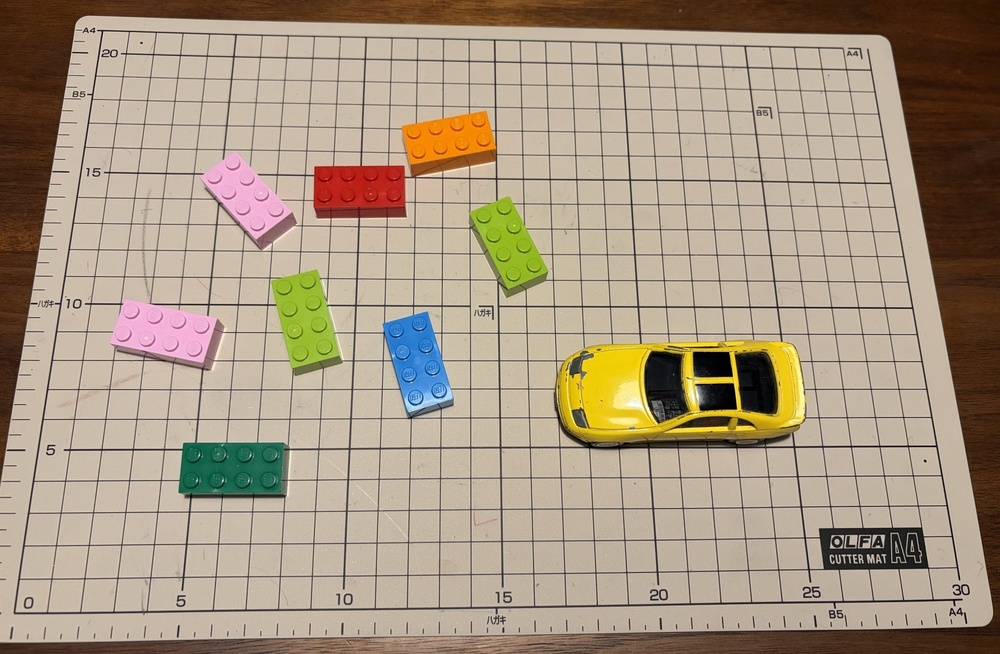
#> input picture doc/figures/photo_objects.jpg, 1000 x 654 px, shrunk from 1880 x 1230 before the run
$ python make_report_figures.py
#> lines starting #> are read from the running program, lines starting #| are printed output that depends on the picture
"""最終課題のレポート（doc/report.md）の図を作る（2026-10-29）。

    uv run python scripts/make_report_figures.py [図 4 の元の画像のフォルダ]     # → doc/figures/*.png

図は doc/figures/ に生成済み。図 4 の元の画像（2D・Gazebo・実機の動画のこま）は同梱しないので、このリポジトリだけでは図 4 以外を作り直せる。

成功率などの数字は図にせず、doc/report.md の表に書く（2026-10-29。数字は表のほうが読みやすいため）。色は MacBook = 青、3090 の PC = オレンジ、
ロボットとカメラ = 水色（どの図でも同じ物に同じ色）。文字は色を付けず黒・灰で書く。
"""
from pathlib import Path

import matplotlib

matplotlib.use("Agg")
import matplotlib.pyplot as plt
from matplotlib.patches import FancyArrowPatch, FancyBboxPatch

ROOT = Path(__file__).resolve().parents[1]
OUT = ROOT / "doc" / "figures"

plt.rcParams["font.family"] = "Hiragino Sans"
SURFACE, INK, INK2, GRID = "#fcfcfb", "#0b0b0b", "#52514e", "#e4e3df"
BLUE, ORANGE, AQUA = "#2a78d6", "#eb6834", "#1baf7a"     # MacBook / 3090 / ロボットとカメラ
TINT = {BLUE: "#e8f1fc", ORANGE: "#fdeee7", AQUA: "#e5f6ef", INK2: "#f2f1ee"}
DPI = 200


def canvas(w, h):
    fig, ax = plt.subplots(figsize=(w, h))
    fig.patch.set_facecolor(SURFACE)
    ax.set_facecolor(SURFACE)
    ax.set_xlim(0, w)
    ax.set_ylim(0, h)
    ax.axis("off")
    return fig, ax


def box(ax, x, y, w, h, title, lines=(), color=INK2, title_size=11, size=9):
    """色の枠と見出しの帯の箱。文字は黒。(x, y) は左下。"""
    ax.add_patch(FancyBboxPatch((x, y), w, h, boxstyle="round,pad=0.02,rounding_size=0.08",
                                fc=TINT[color], ec=color, lw=1.6))
    ax.text(x + 0.12, y + h - 0.12, title, ha="left", va="top", fontsize=title_size, color=INK, weight="bold")
    for i, s in enumerate(lines):
        ax.text(x + 0.12, y + h - 0.45 - i * 0.27, s, ha="left", va="top", fontsize=size, color=INK)


def arrow(ax, p, q, label=None, off=(0, 0.12), rad=0.0, ha="center", size=8.5, color=INK2):
    ax.add_patch(FancyArrowPatch(p, q, arrowstyle="-|>", mutation_scale=12, lw=1.3, color=color,
                                 connectionstyle=f"arc3,rad={rad}", shrinkA=2, shrinkB=2))
    if label:
        mx, my = (p[0] + q[0]) / 2 + off[0], (p[1] + q[1]) / 2 + off[1]
        ax.text(mx, my, label, ha=ha, va="bottom", fontsize=size, color=INK2,
                bbox=dict(fc=SURFACE, ec="none", pad=0.6))


def legend_devices(ax, x, y):
    for i, (c, s) in enumerate([(BLUE, "MacBook（現場）"), (ORANGE, "RTX 3090 の PC"), (AQUA, "ロボット・カメラ")]):
        ax.add_patch(FancyBboxPatch((x + i * 2.3, y), 0.28, 0.2, boxstyle="round,pad=0.01", fc=TINT[c], ec=c, lw=1.4))
        ax.text(x + i * 2.3 + 0.38, y + 0.1, s, va="center", fontsize=9, color=INK)


def save(fig, name):
    OUT.mkdir(parents=True, exist_ok=True)
    fig.savefig(OUT / name, dpi=DPI, facecolor=SURFACE, bbox_inches="tight")
    plt.close(fig)
    print(OUT / name)


def fig_system():
    fig, ax = canvas(12, 6.6)
    ax.text(0.1, 6.45, "図 2  システム構成（機器とデータの流れ）", fontsize=13, weight="bold", color=INK, va="top")
    legend_devices(ax, 6.0, 6.25)
    box(ax, 0.1, 4.2, 2.4, 1.6, "子ども", ["声で指示する", "「みどりのレゴを", "  ひだりしたに」"], INK2)
    box(ax, 3.0, 3.2, 4.1, 2.6, "MacBook", ["ブラウザの画面: 録音・読み上げ・停止", "知覚: ArUco で姿勢、背景との差で物体、追跡",
                                         "方策（PPO）: 8 Hz で行動を選ぶ", "安全監視: 古い観測・通信切れで止める",
                                         "記録: 動画（印あり・なし）・録音・やりとり"], BLUE)
    box(ax, 8.6, 3.6, 3.3, 2.2, "RTX 3090 の PC", ["音声サーバー", "・Whisper large-v3: 声 → 文", "・Qwen3-VL-4B: 文 → 指示",
                                                "  画像 → 物の色・種類", "Gazebo（使うときだけ起動）"], ORANGE)
    box(ax, 3.2, 0.3, 2.6, 1.7, "USB カメラ（C920）", ["床を斜め上から", "1920×1080、10 fps"], AQUA)
    box(ax, 6.6, 0.3, 3.0, 1.7, "ロボット", ["Cutebot V3 + サーボの爪", "micro:bit V2", "指令の期限 0.5 s で自動停止"], AQUA)
    arrow(ax, (2.5, 5.0), (3.0, 5.0), "声", off=(0, 0.06))
    arrow(ax, (7.1, 5.45), (8.6, 5.45), "録音", off=(0, 0.04))
    arrow(ax, (8.6, 4.95), (7.1, 4.95), "指示", off=(0, 0.04))
    arrow(ax, (7.1, 4.35), (8.6, 4.35), "枠つきの画像", off=(0, 0.04))
    arrow(ax, (8.6, 3.85), (7.1, 3.85), "色・種類", off=(0, 0.04))
    arrow(ax, (4.5, 2.0), (4.5, 3.2), "画像", off=(-0.35, 0), ha="center")
    arrow(ax, (6.8, 3.2), (7.6, 2.0), "BLE で指令", off=(0.75, 0))
    arrow(ax, (6.6, 1.15), (5.8, 1.15), "写る", off=(0, 0.05))
    ax.text(0.1, 0.05, "同じ画面で、実機・2D シミュレーション・Gazebo を切り替えて、同じ声の指示で動かせる。", fontsize=9, color=INK2)
    save(fig, "fig2_system.png")
#> in save, `fig.savefig(OUT / name, dpi=DPI, facecolor=SURFACE, bbox_inches="tight")`:
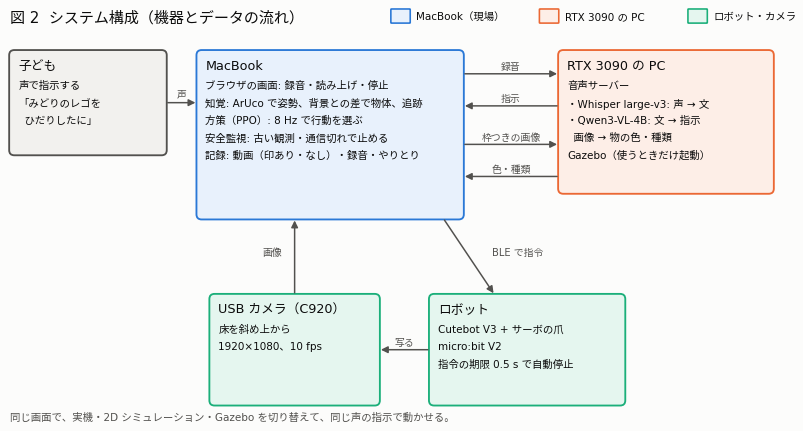
#> figure drawn by matplotlib, 1 panel


def fig_loop():
    fig, ax = canvas(12, 4.2)
    ax.text(0.1, 4.1, "図 3  1 周期の制御（0.125 s ごと、8 Hz）", fontsize=13, weight="bold", color=INK, va="top")
    steps = [("カメラの画像", ["10 fps"], AQUA), ("知覚", ["ArUco: 姿勢", "背景との差: 物", "追跡: 物に番号"], BLUE),
             ("観測を作る", ["ロボットから見た", "対象・ゴール・", "ほかの物の位置", "＋遅れの先読み"], BLUE),
             ("方策（PPO）", ["7 つの行動から 1 つ", "前進・後退・左右", "爪の開閉・止まる"], BLUE),
             ("見張り", ["つかみ損ねたら", "爪を開く", "見失ったら探し直す"], BLUE),
             ("指令", ["BLE で送る", "期限 0.5 s"], AQUA)]
    x, w, gap = 0.1, 1.75, 0.27
    for i, (t, ls, c) in enumerate(steps):
        box(ax, x + i * (w + gap), 1.3, w, 2.0, t, ls, c, title_size=10.5, size=8.5)
        if i:
            arrow(ax, (x + i * (w + gap) - gap, 2.3), (x + i * (w + gap), 2.3))
    ax.text(0.1, 0.95, "先読み: 画像は撮ってから約 0.2 s 古い（学習では 0 s）。撮った時刻から今までに送った指令で、ロボットの姿勢を"
            "「指令が効く時刻」まで進めてから方策に渡す。", fontsize=9, color=INK2, va="top")
    ax.text(0.1, 0.55, "見張り: 方策が学習で見ていない場面（閉じた爪の外に対象が離れて残る等）では、方策より先に決まった動きをして"
            "学習で見た場面に戻す。", fontsize=9, color=INK2, va="top")
    save(fig, "fig3_control_loop.png")


def lane(ax, x0, x1, y_top, y_lane, label):
    """箱の下の通り道を通る戻りの矢印（x0 の箱の下 → 下へ → 左へ → x1 の箱の下へ上がる）。"""
    ax.plot([x0, x0, x1], [y_top, y_lane, y_lane], color=INK2, lw=1.3)
    arrow(ax, (x1, y_lane), (x1, y_top))
    ax.text((x0 + x1) / 2, y_lane + 0.05, label, ha="center", va="bottom", fontsize=8.5, color=INK2,
            bbox=dict(fc=SURFACE, ec="none", pad=0.6))


def fig_pipeline():
    fig, ax = canvas(14, 5.2)
    ax.text(0.1, 5.1, "図 5  開発の流れ（シミュレーションで学習し、段階を踏んで実機へ）", fontsize=13, weight="bold", color=INK, va="top")
    legend_devices(ax, 0.1, 4.45)
    box(ax, 0.1, 2.0, 2.5, 2.2, "2D シミュレータ", ["平面の物理（自作）", "Python 版 → Rust 版", "1,024 並列", "盤面を毎回乱数で作る"], ORANGE)
    box(ax, 3.0, 2.0, 2.4, 2.2, "強化学習（PPO）", ["GPU で学習", "1 本 約 2.5 万 steps/s", "Stage を段階的に", "合計 6.1 億ステップ"], ORANGE)
    box(ax, 5.8, 2.0, 2.5, 2.2, "Gazebo リハーサル", ["3 次元の物理", "カメラの画像", "実機と同じ知覚のコード", "失敗の原因を切り分け"], ORANGE)
    box(ax, 8.7, 2.0, 2.6, 2.2, "実機試験", ["カメラの画像で知覚", "先読み・方策・見張り", "速さを走りながら測る", "動画と走りの記録"], BLUE)
    box(ax, 11.9, 2.0, 2.0, 2.2, "実機", ["ロボット", "カメラ", "床・照明は", "家ごとに違う"], AQUA)
    arrow(ax, (2.6, 3.1), (3.0, 3.1))
    arrow(ax, (5.4, 3.1), (5.8, 3.1), "方策")
    arrow(ax, (8.3, 3.1), (8.7, 3.1), "方策")
    arrow(ax, (11.3, 3.4), (11.9, 3.4), "指令", size=8)
    arrow(ax, (11.9, 2.75), (11.3, 2.75), "画像", off=(0, -0.38), size=8)
    lane(ax, 7.05, 1.8, 2.0, 1.45, "Gazebo で見つかった不完全さ（挟み損ね・隠れ）を学習に入れる")
    lane(ax, 10.0, 0.9, 2.0, 0.85, "実機で測った値（速さ・寸法・遅れ・惰性）と失敗の条件を入れて、学習し直す")
    ax.text(0.1, 0.2, "2 台の分担: 3090 の PC が学習と Gazebo、MacBook が実機試験。同じ git のリポジトリと実験記録でやりとりした。",
            fontsize=9, color=INK2)
    save(fig, "fig5_pipeline.png")


def fig_curriculum():
    fig, ax = canvas(12, 4.4)
    ax.text(0.1, 4.3, "図 6  段階的な学習（Stage）。やさしい盤面から始め、成功率が上がると次へ進む", fontsize=13, weight="bold",
            color=INK, va="top")
    st = [("0〜3", "ブロック 1 個を", "押す・挟んで運ぶ"), ("4", "ミニカー", "（押して運ぶ）"), ("5", "壁際", "挟まないと運べない"),
          ("6", "散らかった盤面", "対象外もある"), ("7", "対象が複数", "同じ色を全部"), ("8", "置き場あり", "最大 27 個"),
          ("9", "やり残しから", "後片付け")]
    w, gap = 1.55, 0.16
    for i, (n, a, b) in enumerate(st):
        x, y = 0.1 + i * (w + gap), 0.6 + i * 0.32
        ax.add_patch(FancyBboxPatch((x, 0.6), w, y - 0.6 + 1.2, boxstyle="round,pad=0.02,rounding_size=0.08",
                                    fc=TINT[ORANGE], ec=ORANGE, lw=1.4))
        ax.text(x + w / 2, y + 1.55, f"Stage {n}", ha="center", fontsize=10.5, weight="bold", color=INK)
        ax.text(x + w / 2, y + 1.0, a, ha="center", fontsize=9, color=INK)
        ax.text(x + w / 2, y + 0.72, b, ha="center", fontsize=8.5, color=INK2)
    ax.text(0.1, 0.2, "上の Stage に進んでも、前の Stage の盤面を 3 割混ぜて、できるようになったことを忘れないようにした。", fontsize=9,
            color=INK2)
    save(fig, "fig6_curriculum.png")


def fig_worlds(frames: Path):
    """図 4: 同じ片付けを、2D シミュレーション・Gazebo・実機で並べる。元の画像（frames/2d.jpg・gazebo.jpg・real.jpg）は
    3090 の動画（data/evaluations/video_v32_2d・video_v32_s7）と実機の録画（data/camera/、部屋が写るので git に入れない）から
    切り出したもの。実機の画像を含むので、この図も git に入れない（.gitignore）。"""
    import matplotlib.image as mpimg
    panels = [("2d.jpg", "(a) 2D シミュレーション", "学習に使う。上から見た平面の物理。\n毎回ちがう散らかり方の盤面を乱数で作る", ORANGE),
              ("gazebo.jpg", "(b) ROS 2 ＋ Gazebo", "確かめに使う。3 次元の物理と仮想カメラ。\n実機と同じ画像処理のプログラムで動かす", ORANGE),
              ("real.jpg", "(c) 実機", "床を斜め上から web カメラで撮る。\n赤い丸が運ぶ物、緑の枠がゴール", AQUA)]
    imgs = [mpimg.imread(frames / f) for f, *_ in panels]
    ratios = [im.shape[1] / im.shape[0] for im in imgs]
    fig, axes = plt.subplots(1, 3, figsize=(12.5, 3.9), gridspec_kw={"width_ratios": ratios})
    fig.patch.set_facecolor(SURFACE)
    for ax, im, (_, title, cap, c) in zip(axes, imgs, panels):
        ax.imshow(im)
        ax.set_xticks([]); ax.set_yticks([])
        for sp in ax.spines.values():
            sp.set_color(c); sp.set_linewidth(2)
        ax.set_title(title, fontsize=11, color=INK, loc="left", weight="bold")
        ax.text(0, -0.04, cap, transform=ax.transAxes, va="top", fontsize=9, color=INK2)
    fig.suptitle("図 4  同じ「片付け」を 3 つの世界で（同じ方策を動かす）", x=0.01, y=0.99, ha="left", fontsize=13, weight="bold",
                 color=INK)
    fig.subplots_adjust(left=0.01, right=0.99, top=0.86, bottom=0.14, wspace=0.04)
    save(fig, "fig4_worlds.png")


def fig_photos():
    """図 1: 運ぶ物と、ロボット（写真は doc/figures/photo_objects.jpg・photo_robot.jpg。机とカッターマットだけで部屋は写らない。
    撮影の情報は落としてある）。マットの目盛りは 1 cm。"""
    import matplotlib.image as mpimg
    a, b = mpimg.imread(OUT / "photo_objects.jpg"), mpimg.imread(OUT / "photo_robot.jpg")
    fig, axes = plt.subplots(1, 2, figsize=(12.5, 5.0), gridspec_kw={"width_ratios": [a.shape[1] / a.shape[0], b.shape[1] / b.shape[0]]})
    fig.patch.set_facecolor(SURFACE)
    for ax, im, title in ((axes[0], a, "(a) 運ぶ物（1 マス 1 cm）"), (axes[1], b, "(b) ロボット（左が前。目印の台紙は外した状態）")):
        ax.imshow(im)
        ax.set_xticks([]); ax.set_yticks([])
        for sp in ax.spines.values():
            sp.set_color(AQUA); sp.set_linewidth(2)
        ax.set_title(title, fontsize=11, color=INK, loc="left", weight="bold")

    def note(ax, xy, text, xytext):
        ax.annotate(text, xy=xy, xytext=xytext, fontsize=9.5, color=INK,
                    bbox=dict(boxstyle="round,pad=0.25", fc=SURFACE, ec=INK2, lw=0.8),
                    arrowprops=dict(arrowstyle="-", color=INK, lw=1.2))
    h, w = a.shape[:2]
    note(axes[0], (0.46 * w, 0.22 * h), "ブロック（2×4）\n約 3.2 × 1.6 cm、8 個（6 色）", (0.62 * w, 0.10 * h))
    note(axes[0], (0.67 * w, 0.62 * h), "ミニカー\n約 8 cm", (0.72 * w, 0.36 * h))
    h, w = b.shape[:2]
    note(axes[1], (0.12 * w, 0.68 * h), "爪", (0.03 * w, 0.88 * h))
    note(axes[1], (0.15 * w, 0.38 * h), "サーボ（爪を開け閉め）", (0.02 * w, 0.06 * h))
    note(axes[1], (0.53 * w, 0.30 * h), "micro:bit（Bluetooth）", (0.33 * w, 0.06 * h))
    note(axes[1], (0.63 * w, 0.42 * h), "電池（単 4 × 3）", (0.70 * w, 0.20 * h))
    note(axes[1], (0.63 * w, 0.73 * h), "車輪（二輪）", (0.75 * w, 0.90 * h))
    fig.suptitle("図 1  運ぶ物とロボット（Cutebot V3 ＋ サーボの爪）", x=0.01, y=0.99, ha="left", fontsize=13, weight="bold", color=INK)
    fig.subplots_adjust(left=0.01, right=0.99, top=0.88, bottom=0.02, wspace=0.03)
    save(fig, "fig1_photos.png")


def main():
    fig_system()
    fig_loop()
#> call 2 of save, with name = 'fig3_control_loop.png'
#> in save (call 2), `fig.savefig(OUT / name, dpi=DPI, facecolor=SURFACE, bbox_inches="tight")`:
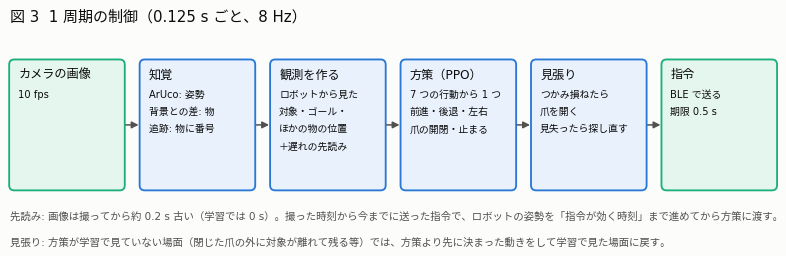
#> figure drawn by matplotlib, 1 panel
    fig_pipeline()
#> call 3 of save, with name = 'fig5_pipeline.png'
#> in save (call 3), `fig.savefig(OUT / name, dpi=DPI, facecolor=SURFACE, bbox_inches="tight")`:
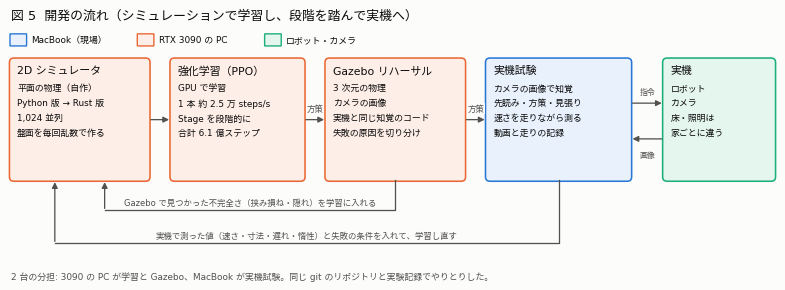
#> figure drawn by matplotlib, 1 panel
    fig_curriculum()
#> call 4 of save, with name = 'fig6_curriculum.png'
#> in save (call 4), `fig.savefig(OUT / name, dpi=DPI, facecolor=SURFACE, bbox_inches="tight")`:
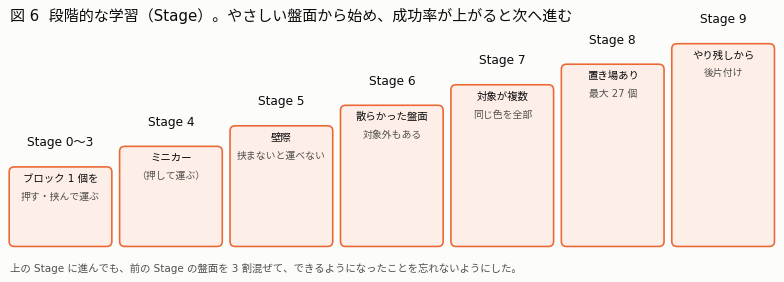
#> figure drawn by matplotlib, 1 panel
    if (OUT / "photo_objects.jpg").exists():
        fig_photos()
    import sys
    if len(sys.argv) > 1:          # 図 4 の元の画像のフォルダ（2d.jpg・gazebo.jpg・real.jpg）
        fig_worlds(Path(sys.argv[1]))


if __name__ == "__main__":
#> (the run stopped early here; a loop or call above may not have finished)
